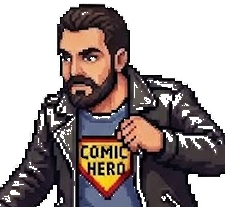
#> input picture assets/agustin/agustin_face.png, 225 x 207 px
$ python -i make_agustin_video.py   (imports and definitions only)
#> lines starting #> are read from the running program, lines starting #| are printed output that depends on the picture; after the words box and inside, x2 and y2 are one past the last pixel; in counts of white or black regions, pixels touching at a corner belong together
#> further down, picture is the input picture: PIL image 225x207 RGBA; mean R, G, B, A 151.4, 140.3, 138.9, 149.1
import subprocess
import sys
import tempfile
from collections import deque
from pathlib import Path

from PIL import Image, ImageFilter

sys.path.insert(0, str(Path(__file__).resolve().parent))
import imgclean

BASE = Path(__file__).resolve().parent.parent
A = BASE / "assets" / "agustin"

COLS = 6
ROWS = 6
PAD = 20
BG_MAX_CHROMA = 25
BG_MIN_BRIGHT = 170
BLUR = 0.5
DIRS = ((1, 0), (-1, 0), (0, 1), (0, -1))

JOBS = [
    ("standing.mp4", "standing_sheet.png"),
    ("caminar.mp4", "walk_sheet.png"),
    ("puño.mp4", "punch_sheet.png"),
    ("saltando.mp4", "jump_sheet.png"),
    ("backflip.mp4", "backflip_sheet.png"),
    ("especial.mp4", "special_sheet.png"),
    ("arrodillarse.mp4", "kneel_sheet.png"),
    ("patada.mp4", "kick_sheet.png"),
]


# [7 lines left out: function extract_frames, not called in this run]


def is_bg(p):
    r, g, b = p[:3]
    return (max(p[:3]) - min(p[:3])) <= BG_MAX_CHROMA and (r + g + b) / 3 >= BG_MIN_BRIGHT


def remove_enclosed_bg(img, min_size=300):
    w, h = img.size
    px = img.load()
    seen = bytearray(w * h)
    for s in range(w * h):
        if seen[s]:
            continue
        x0, y0 = s % w, s // w
        if px[x0, y0][3] <= 128 or not is_bg(px[x0, y0]):
            seen[s] = 1
            continue
        q = deque([s])
        seen[s] = 1
        comp = []
        touches = False
        while q:
            j = q.popleft()
            comp.append(j)
            x, y = j % w, j // w
            for dx, dy in ((1, 0), (-1, 0), (0, 1), (0, -1)):
                nx, ny = x + dx, y + dy
                if 0 <= nx < w and 0 <= ny < h:
                    k = ny * w + nx
                    if px[nx, ny][3] <= 128:
                        touches = True
                    elif not seen[k] and is_bg(px[nx, ny]):
                        seen[k] = 1
                        q.append(k)
        if not touches and len(comp) >= min_size:
            gray = 0
            for j in comp:
                r, g, b, _ = px[j % w, j // w]
                br = (r + g + b) / 3
                if 150 <= br <= 233 and (max(r, g, b) - min(r, g, b)) <= 20:
                    gray += 1
            if gray >= 0.25 * len(comp):
                for j in comp:
                    px[j % w, j // w] = (0, 0, 0, 0)
    return img


def is_near_white(p):
    r, g, b = p[:3]
    return (max(r, g, b) - min(r, g, b)) <= 30 and (r + g + b) / 3 >= 150


# [46 lines left out: functions remove_near_white, is_shadow, remove_shadow, not called in this run]


def remove_small_components(img, min_frac=0.25):
    w, h = img.size
    px = img.load()
    seen = bytearray(w * h)
    comps = []
    for s in range(w * h):
        if seen[s]:
            continue
        x0, y0 = s % w, s // w
        if px[x0, y0][3] <= 128:
            seen[s] = 1
            continue
        q = deque([s])
        seen[s] = 1
        comp = []
        while q:
            j = q.popleft()
            comp.append(j)
            x, y = j % w, j // w
            for dx, dy in DIRS:
                nx, ny = x + dx, y + dy
                if 0 <= nx < w and 0 <= ny < h:
                    k = ny * w + nx
                    if not seen[k] and px[nx, ny][3] > 128:
                        seen[k] = 1
                        q.append(k)
        comps.append(comp)
    if not comps:
        return img
    biggest = max(len(c) for c in comps)
    for c in comps:
        if len(c) < min_frac * biggest:
            for j in c:
                px[j % w, j // w] = (0, 0, 0, 0)
    return img


def cutout(img):
    w, h = img.size
#> w = 225; h = 207
    px = img.load()
    mask = bytearray(w * h)
    queue = deque()

    def push(x, y):
        i = y * w + x
        if 0 <= x < w and 0 <= y < h and not mask[i] and is_bg(px[x, y]):
            mask[i] = 1
            queue.append((x, y))

    for x in range(w):
        push(x, 0)
        push(x, h - 1)
    for y in range(h):
        push(0, y)
        push(w - 1, y)
    while queue:
        x, y = queue.popleft()
        push(x - 1, y)
        push(x + 1, y)
        push(x, y - 1)
        push(x, y + 1)

    alpha = Image.new("L", (w, h), 255)
#> alpha: PIL image 225x207 L; every value is 255
    alpha.putdata([0 if mask[i] else 255 for i in range(w * h)])
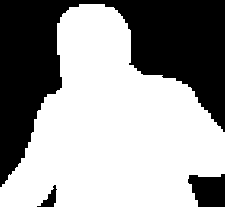
#> alpha: PIL image 225x207 L; 60.6% white; 3 black regions, box (x1, y1, x2, y2) and area: (0, 0, 225, 187) 17170, (188, 174, 225, 207) 982, (37, 185, 57, 207) 178
    if BLUR:
        alpha = alpha.filter(ImageFilter.GaussianBlur(BLUR))
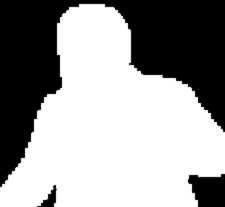
#> alpha: PIL image 225x207 L; min 0, max 255, mean 154.6
    out = img.convert("RGBA")
    out.putalpha(alpha)
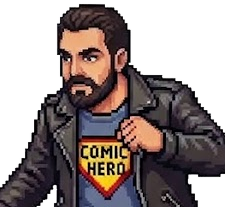
#> out: PIL image 225x207 RGBA; mean R, G, B, A 151.4, 140.3, 138.9, 154.6; transparent parts drawn white
    out = remove_enclosed_bg(out)
    out = remove_small_components(out)
#> the loop in remove_small_components, `for c in comps:` made 1 pass
    return out


# [79 lines left out: functions build, clean_video, not called in this run]


def main():
    for video, out in JOBS:
        build(A / video, out)


# [2 lines not run here, left out]

>>> from PIL import Image
>>> picture = Image.open('../assets/agustin/agustin_face.png')
>>> result = cutout(picture)
